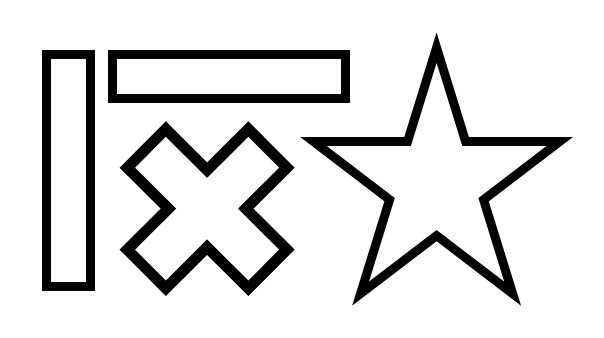
#> input picture CV_A1/A1_Images/shapes.png, 604 x 338 px, found by its file name
$ python A1_image_filter.py
#> lines starting #> are read from the running program, lines starting #| are printed output that depends on the picture; after the words box and inside, x2 and y2 are one past the last pixel; in counts of white or black regions, pixels touching at a corner belong together
import cv2
import numpy as np
import time

def cross_correlation_1d(img, kernel):
  if kernel.shape[0]==1: # if kernel is horizontal
    # padding
    pad_w=int((kernel.shape[1]-1)/2)
    pad_img=np.zeros((img.shape[0], img.shape[1]+2*pad_w))
    pad_img[:, pad_w:-pad_w]=img

    pad_img[:, :pad_w]=np.tile(img[:, 0], (pad_w, 1)).transpose()
    pad_img[:, -pad_w:]=np.tile(img[:, -1], (pad_w, 1)).transpose()

    k_size=kernel.shape[1]
    filtered_img=np.zeros((img.shape[0], img.shape[1]))
    for i in range(pad_img.shape[0]):
      for j in range(pad_img.shape[1]-k_size+1):
        filtered_img[i, j]=(pad_img[i, j:j+k_size]*kernel).sum()

  elif kernel.shape[1]==1:  # if kernel is vertical
    # padding
    pad_w=int((kernel.shape[0]-1)/2)
    pad_img=np.zeros((img.shape[0]+2*pad_w, img.shape[1]))
    pad_img[pad_w:-pad_w, :]=img

    pad_img[:pad_w, :]=np.tile(img[0, :], (pad_w, 1))
    pad_img[-pad_w:, :]=np.tile(img[-1, :], (pad_w, 1))

    k_size=kernel.shape[0]
    filtered_img=np.zeros((img.shape[0], img.shape[1]))
    for i in range(pad_img.shape[0]-k_size+1):
      for j in range(pad_img.shape[1]):
       filtered_img[i, j]=(pad_img[i:i+k_size, j].reshape(-1, 1)*kernel).sum()

  return filtered_img

def cross_correlation_2d(img, kernel):
  # padding
  pad_w=int((kernel.shape[0]-1)/2)
  pad_img=np.zeros((img.shape[0]+2*pad_w, img.shape[1]+2*pad_w))
  pad_img[pad_w:-pad_w, pad_w:-pad_w]=img
  pad_img[:pad_w, :pad_w]=img[0, 0]
  pad_img[:pad_w, -pad_w:]=img[0, -1]
  pad_img[-pad_w:, :pad_w]=img[-1, 0]
  pad_img[-pad_w: ,-pad_w:]=img[-1, -1]

  top=np.tile(img[0, :], (pad_w, 1))
  bottom=np.tile(img[-1, :], (pad_w, 1))
  left=np.tile(img[:, 0], (pad_w, 1)).transpose()
  right=np.tile(img[:, -1], (pad_w, 1)).transpose()

  pad_img[:pad_w, pad_w:-pad_w]=top
  pad_img[-pad_w:, pad_w:-pad_w]=bottom
  pad_img[pad_w:-pad_w, :pad_w]=left
  pad_img[pad_w:-pad_w, -pad_w:]=right

  k_size=kernel.shape[0]
  filtered_img=np.zeros((img.shape[0], img.shape[1]))
  for i in range(pad_img.shape[0]-k_size+1):
    for j in range(pad_img.shape[1]-k_size+1):
      filtered_img[i, j]=(pad_img[i:i+k_size, j:j+k_size]*kernel).sum()
  return filtered_img

def get_gaussian_filter_1d(size, sigma):
#> called with size = 5, sigma = 1
  dist=np.arange((size//2)*(-1), (size//2)+1)
  arr=np.zeros((size))
  for i in range(size):
    arr[i]=dist[i]

  kernel=np.exp(-(arr**2)/(2*sigma**2))
  kernel=kernel/kernel.sum()
  kernel=np.array([kernel])
  return kernel

def get_gaussian_filter_2d(size, sigma):
#> called with size = 5, sigma = 1
  dist=np.arange((size//2)*(-1), (size//2)+1)
  arr=np.zeros((size, size))
  for i in range(size):
    for j in range(size):
        arr[i, j]=dist[i]**2+dist[j]**2

  kernel=np.zeros((size, size))
  for i in range(size):
    for j in range(size):
      kernel[i, j]=np.exp(-(arr[i, j]/(2*sigma**2)))
  kernel=kernel/kernel.sum()
  return kernel

print("gaussian filter 1d:", get_gaussian_filter_1d(5, 1))
print("gaussian filter 2d:", get_gaussian_filter_2d(5, 1))

kernel1=get_gaussian_filter_2d(5, 1)
kernel2=get_gaussian_filter_2d(5, 6)
kernel3=get_gaussian_filter_2d(5, 11)
kernel4=get_gaussian_filter_2d(11, 1)
kernel5=get_gaussian_filter_2d(11, 6)
kernel6=get_gaussian_filter_2d(11, 11)
kernel7=get_gaussian_filter_2d(17, 1)
kernel8=get_gaussian_filter_2d(17, 6)
kernel9=get_gaussian_filter_2d(17, 11)

shapes=cv2.imread("./A1_Images/shapes.png", cv2.IMREAD_GRAYSCALE)
#> shapes is the input picture: shape (338, 604); min 0, max 255, mean 222.3

shapes_1=cv2.putText(cross_correlation_2d(shapes, kernel1), "5x5 s=1", (20, 40), cv2.FONT_HERSHEY_PLAIN, 2, (0, 0, 0), 2, cv2.LINE_AA)
#> in cross_correlation_2d, `pad_img[pad_w:-pad_w, pad_w:-pad_w]=img`:
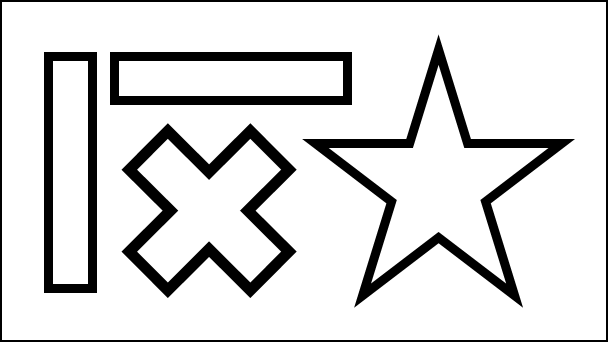
#> pad_img: shape (342, 608) float64; min 0, max 255, mean 218.3
#> in cross_correlation_2d, `pad_img[:pad_w, :pad_w]=img[0, 0]`: pad_img: shape (342, 608) float64; under 0.01% of pixels changed, all inside (x1, y1, x2, y2) = (0, 0, 2, 2)
#> in cross_correlation_2d, `pad_img[:pad_w, -pad_w:]=img[0, -1]`: pad_img: shape (342, 608) float64; min 0, max 255, mean 218.3
#> in cross_correlation_2d, `pad_img[-pad_w:, :pad_w]=img[-1, 0]`: pad_img: shape (342, 608) float64; min 0, max 255, mean 218.3
#> in cross_correlation_2d, `pad_img[-pad_w: ,-pad_w:]=img[-1, -1]`: pad_img: shape (342, 608) float64; min 0, max 255, mean 218.3
#> in cross_correlation_2d, `left=np.tile(img[:, 0], (pad_w, 1)).transpose()`: left = 338 pairs, first value 255 to 255, second value 255 to 255
#> in cross_correlation_2d, `right=np.tile(img[:, -1], (pad_w, 1)).transpose()`: right has the same summary as left
shapes_2=cv2.putText(cross_correlation_2d(shapes, kernel2), "5x5 s=6", (20, 40), cv2.FONT_HERSHEY_PLAIN, 2, (0, 0, 0), 2, cv2.LINE_AA)
shapes_3=cv2.putText(cross_correlation_2d(shapes, kernel3), "5x5 s=11", (20, 40), cv2.FONT_HERSHEY_PLAIN, 2, (0, 0, 0), 2, cv2.LINE_AA)
shapes_4=cv2.putText(cross_correlation_2d(shapes, kernel4), "11x11 s=1", (20, 40), cv2.FONT_HERSHEY_PLAIN, 2, (0, 0, 0), 2, cv2.LINE_AA)
#> in cross_correlation_2d (call 4), `pad_img[pad_w:-pad_w, pad_w:-pad_w]=img`:
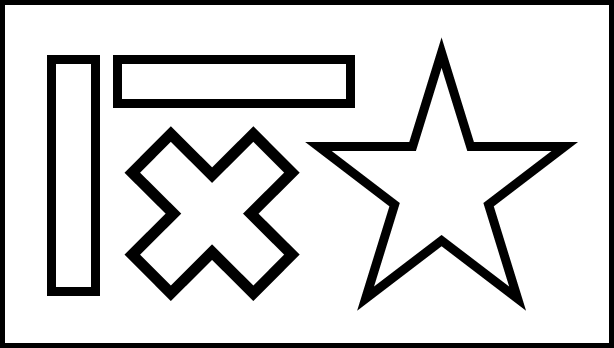
#> pad_img: shape (348, 614) float64; min 0, max 255, mean 212.4
#> in cross_correlation_2d (call 4), `pad_img[:pad_w, :pad_w]=img[0, 0]`: pad_img: shape (348, 614) float64; 0.01% of pixels changed, all inside (x1, y1, x2, y2) = (0, 0, 5, 5)
#> in cross_correlation_2d (call 4), `pad_img[:pad_w, -pad_w:]=img[0, -1]`: pad_img: shape (348, 614) float64; min 0, max 255, mean 212.5
#> in cross_correlation_2d (call 4), `pad_img[-pad_w:, :pad_w]=img[-1, 0]`: pad_img: shape (348, 614) float64; min 0, max 255, mean 212.5
#> in cross_correlation_2d (call 4), `pad_img[-pad_w: ,-pad_w:]=img[-1, -1]`: pad_img: shape (348, 614) float64; min 0, max 255, mean 212.5
#> in cross_correlation_2d (call 4), `left=np.tile(img[:, 0], (pad_w, 1)).transpose()`: left = 338 rows, first 6: [255, 255, 255, 255, 255], [255, 255, 255, 255, 255], [255, 255, 255, 255, 255], [255, 255, 255, 255, 255], [255, 255, 255, 255, 255], [255, 255, 255, 255, 255]
#> in cross_correlation_2d (call 4), `right=np.tile(img[:, -1], (pad_w, 1)).transpose()`: right has the same summary as left
shapes_5=cv2.putText(cross_correlation_2d(shapes, kernel5), "11x11 s=6", (20, 40), cv2.FONT_HERSHEY_PLAIN, 2, (0, 0, 0), 2, cv2.LINE_AA)
#> after the loop in cross_correlation_2d (call 5), `for i in range(pad_img.shape[0]-k_size+1):`:
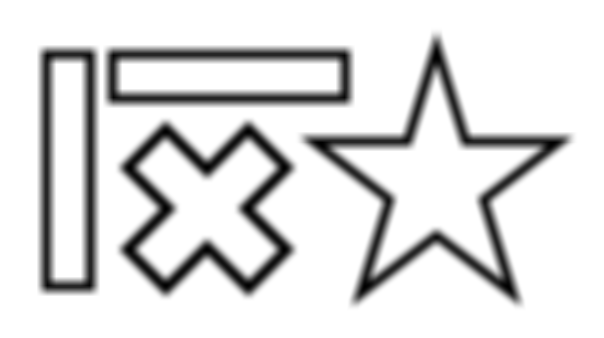
#> filtered_img: shape (338, 604) float64; min 0, max 255, mean 222.3; drawn with min black and max white
shapes_6=cv2.putText(cross_correlation_2d(shapes, kernel6), "11x11 s=11", (20, 40), cv2.FONT_HERSHEY_PLAIN, 2, (0, 0, 0), 2, cv2.LINE_AA)
shapes_7=cv2.putText(cross_correlation_2d(shapes, kernel7), "17x17 s=1", (20, 40), cv2.FONT_HERSHEY_PLAIN, 2, (0, 0, 0), 2, cv2.LINE_AA)
#> in cross_correlation_2d (call 7), `pad_img[:pad_w, :pad_w]=img[0, 0]`: pad_img: shape (354, 620) float64; min 0, max 255, mean 206.9
#> in cross_correlation_2d (call 7), `pad_img[:pad_w, -pad_w:]=img[0, -1]`: pad_img: shape (354, 620) float64; min 0, max 255, mean 207
#> in cross_correlation_2d (call 7), `pad_img[-pad_w:, :pad_w]=img[-1, 0]`: pad_img: shape (354, 620) float64; min 0, max 255, mean 207
#> in cross_correlation_2d (call 7), `pad_img[-pad_w: ,-pad_w:]=img[-1, -1]`: pad_img: shape (354, 620) float64; min 0, max 255, mean 207.1
#> in cross_correlation_2d (call 7), `pad_img[pad_w:-pad_w, -pad_w:]=right`:
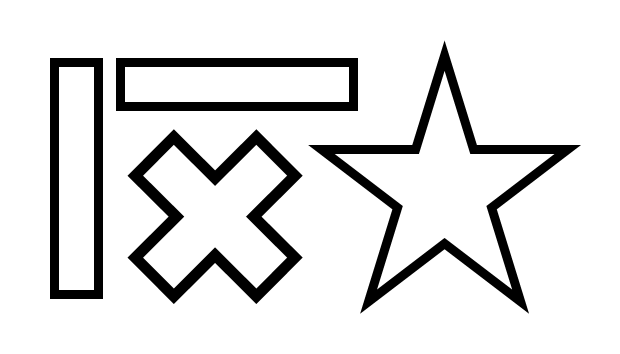
#> pad_img: shape (354, 620) float64; min 0, max 255, mean 224.6
shapes_8=cv2.putText(cross_correlation_2d(shapes, kernel8), "17x17 s=6", (20, 40), cv2.FONT_HERSHEY_PLAIN, 2, (0, 0, 0), 2, cv2.LINE_AA)
#> after the loop in cross_correlation_2d (call 8), `for i in range(pad_img.shape[0]-k_size+1):`:
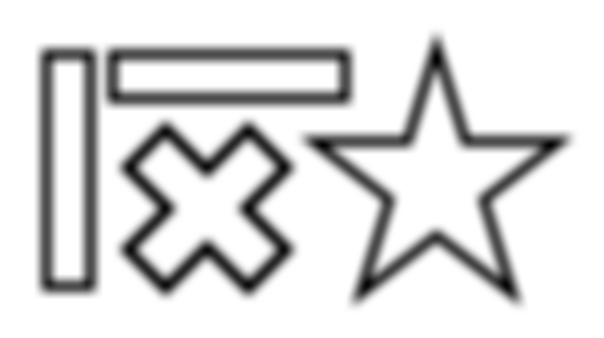
#> filtered_img: shape (338, 604) float64; min 18.15, max 255, mean 222.3; drawn with min black and max white
shapes_9=cv2.putText(cross_correlation_2d(shapes, kernel9), "17x17 s=11", (20, 40), cv2.FONT_HERSHEY_PLAIN, 2, (0, 0, 0), 2, cv2.LINE_AA)

shapes_first=cv2.hconcat([shapes_1, shapes_2, shapes_3])
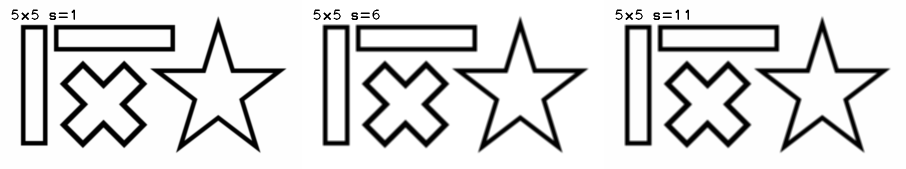
#> shapes_first: shape (338, 1812) float64 (shown at 1/2 size); min 0, max 255, mean 221.4; drawn with min black and max white
shapes_second=cv2.hconcat([shapes_4, shapes_5, shapes_6])
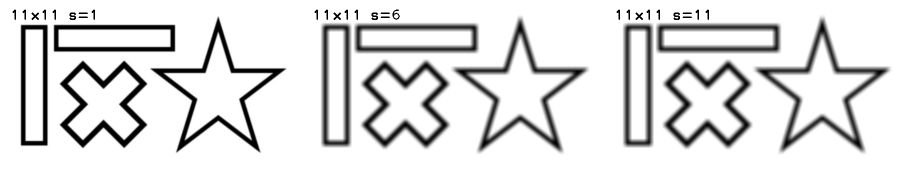
#> shapes_second: shape (338, 1812) float64 (shown at 1/2 size); min 0, max 255, mean 221.4; drawn with min black and max white
shapes_third=cv2.hconcat([shapes_7, shapes_8, shapes_9])

shapes_concat=cv2.vconcat([shapes_first, shapes_second, shapes_third])
cv2.imwrite("./result/part_1_gaussian_filtered_shapes.png", shapes_concat)
Shapes_concat=cv2.imread("./result/part_1_gaussian_filtered_shapes.png")
Shapes_concat=cv2.resize(Shapes_concat, dsize=(0, 0), fx=0.5, fy=0.5, interpolation=cv2.INTER_LINEAR)
cv2.imshow("part_1_gaussian_filtered_shapes.png", Shapes_concat)
cv2.waitKey(0)

lenna=cv2.imread("./A1_Images/lenna.png", cv2.IMREAD_GRAYSCALE)

#> (the run stopped early here; a loop or call above may not have finished)
